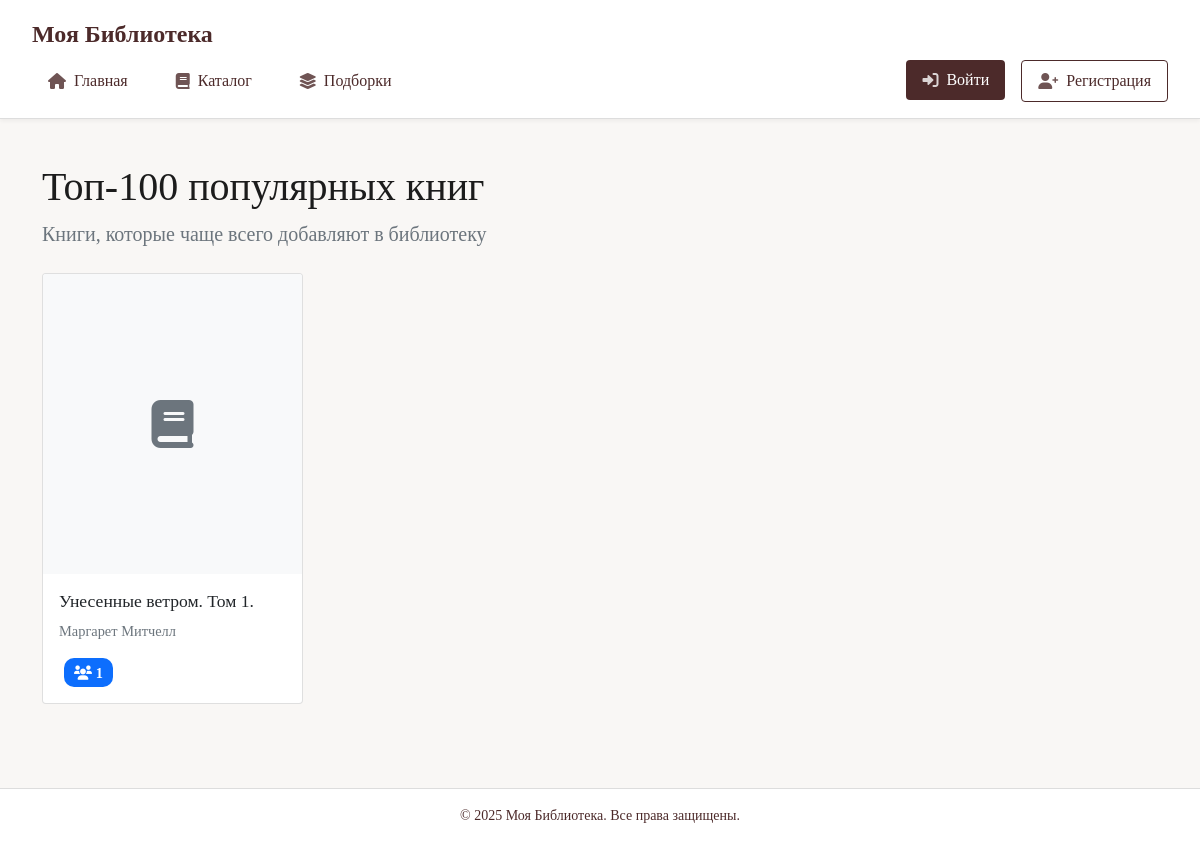
The page /books/collections/popular/ on the database as committed earlier.
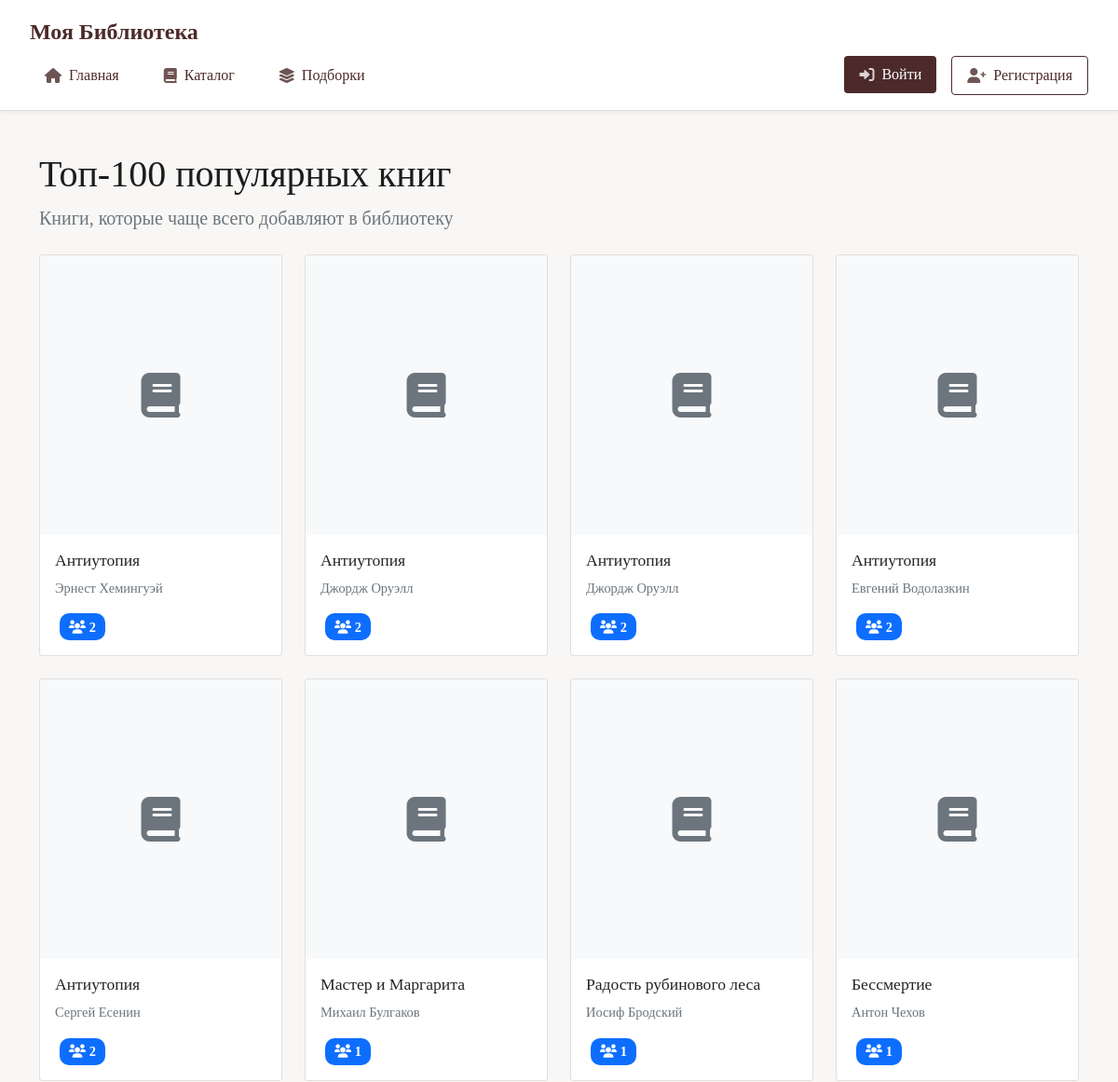
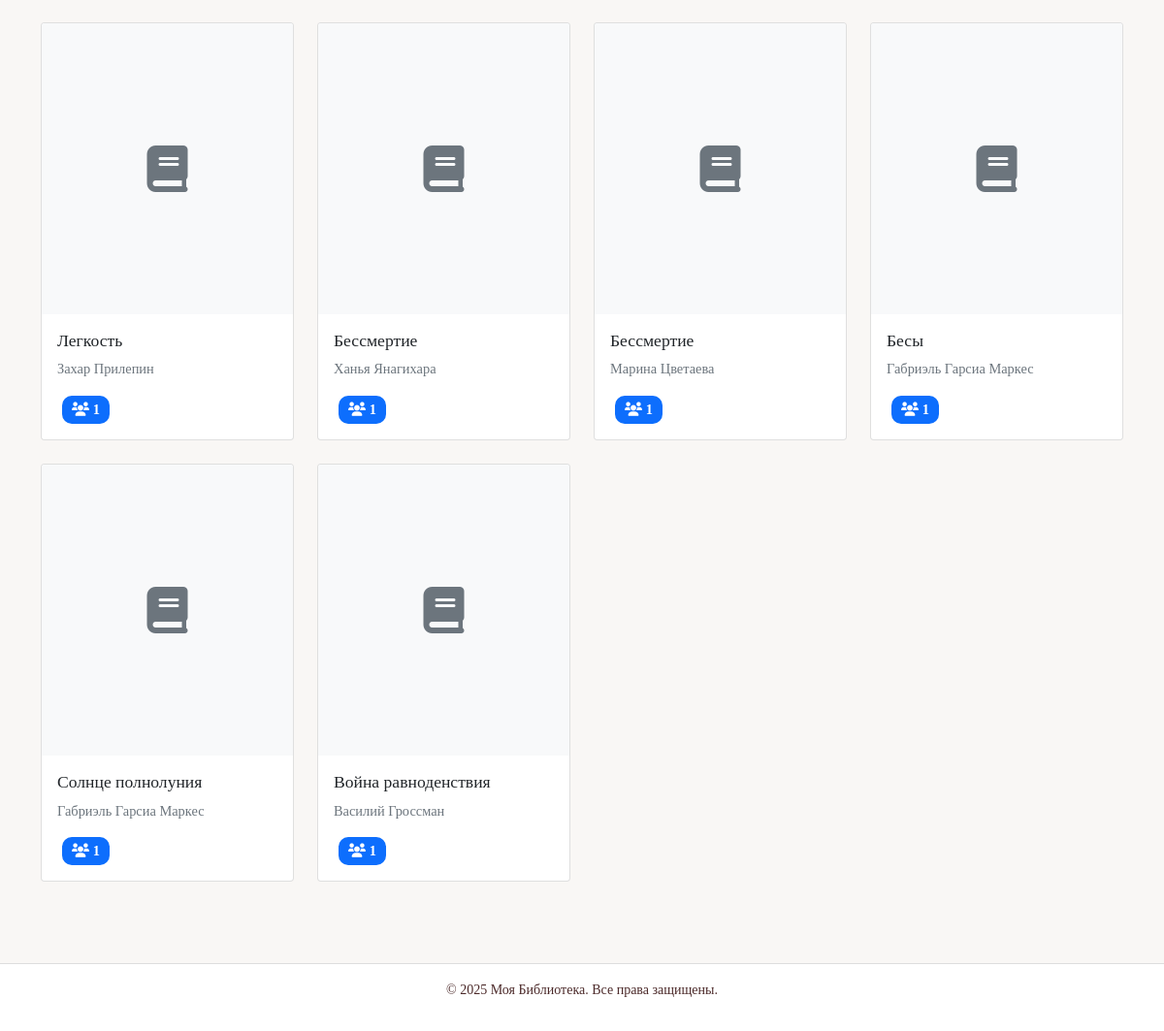
The same page on the database as committed later (2 pictures, top to bottom).
### books/models.py (models this page shows, shortened)
class Book(models.Model):
    GENRE_CHOICES = [
        ("fantasy", "Фэнтези"),
        ("sci_fi", "Фантастика"),
        ("thriller_horror", "Триллеры и хорроры"),
        ("detective", "Детективы"),
        ("romance", "Романтика"),
        ("classic", "Классика"),
        ("prose", "Проза"),
        ("history", "История"),
        ("biography", "Биографии и мемуары"),
        ("psychology", "Психология"),
        ("self_help", "Саморазвитие"),
        ("business", "Бизнес"),
        ("health", "Здоровье"),
        ("young_adult", "Young Adult"),
        ("non_fiction", "Нон-фикшн"),
        ("comics", "Комиксы и графические романы"),
        ("children", "Детям"),
        ("audio", "Аудиокнига"),
        ("drama", "Драма"),
        ("other", "Другое")
    ]
    title = models.CharField(
        max_length=255,
        verbose_name='Название',
        help_text='Обязательное поле. Введите название книги.'
    )
    authors = models.ManyToManyField(
        Author,
        related_name='books',
        verbose_name='Авторы',
        help_text='Обязательное поле. Выберите одного или нескольких авторов.'
    )
    pages = models.PositiveIntegerField(
        verbose_name='Количество страниц',
        help_text='Обязательное поле. Укажите общее количество страниц в книге.',
        default=1  # Значение по умолчанию
    )
    description = models.TextField(
        verbose_name='Описание',
        blank=True,
        help_text='Добавьте описание книги.'
    )
    cover = models.ImageField(
        upload_to='book_covers/',
        null=True,
        blank=True,
        verbose_name='Обложка'
    )
    published_date = models.DateField(
        null=True,
        blank=True,
        verbose_name='Дата публикации'
    )
    genre = models.CharField(
        max_length=50,
        choices=GENRE_CHOICES,
        default='other',
        verbose_name='Жанр'
    )
    world_rating = models.FloatField(
        null=True,
        blank=True,
        verbose_name='Мировой рейтинг'
    )
    site_rating = models.FloatField(
        default=0,
        verbose_name='Рейтинг на сайте'
    )
    isbn = models.CharField(
        max_length=13,
        blank=True,
        null=True,
        verbose_name='ISBN',
        help_text='Международный стандартный книжный номер'
    )
    online_sources = models.JSONField(
        default=dict,
        blank=True,
        verbose_name='Ссылки для чтения',
        help_text='Укажите ссылки на сайты, где можно прочитать книгу онлайн'
    )
    book_id = models.CharField(
        max_length=100,
        unique=True,
        blank=True,
        null=True,
        verbose_name="Внешний ID книги"
    )
    openlibrary_id = models.CharField(
        max_length=100,
        blank=True,
        verbose_name="ID в OpenLibrary"
    )
    is_approved = models.BooleanField(
        default=False,
        verbose_name='Одобрено модератором'
    )
    created_at = models.DateTimeField(
        auto_now_add=True,
        verbose_name='Дата добавления'
    )
    updated_at = models.DateTimeField(
        auto_now=True,
        verbose_name='Дата обновления'
    )
    submitted_by = models.ForeignKey(
        User,
        on_delete=models.SET_NULL,
        null=True,
        related_name='submitted_books',
        verbose_name='Добавил'
    )
    moderation_comment = models.TextField(
        blank=True,
        null=True,
        verbose_name='Комментарий для модератора'
    )
    rejection_reason = models.TextField(
        blank=True,
        null=True,
        verbose_name='Причина отклонения'
    )
    class Meta:
        verbose_name = 'Книга'
        verbose_name_plural = 'Книги'
        ordering = ['-created_at']

class Author(models.Model):
    name = models.CharField(max_length=255, verbose_name="Имя автора")
    birthday = models.DateField(blank=True, null=True, verbose_name="День рождения")
    die = models.DateField(blank=True, null=True, verbose_name="Дата смерти")
    century = models.PositiveIntegerField(verbose_name="Век")
    country = models.CharField(max_length=255, verbose_name="Страна")
    bio = models.TextField(blank=True, null=True, verbose_name="Биография")
    wiki_url = models.URLField(max_length=500, blank=True, null=True, verbose_name="Ссылка на Wikipedia")

### books/views.py (the view)
# urls.py: path('collections/popular/', views.popular_books, name='popular_books'),
def popular_books(request):
    books = Book.objects.filter(
        is_approved=True
    ).annotate(
        readers_count=Count('user_relations', distinct=True)
    ).filter(
        readers_count__gte=1  # Минимум 1 читатель
    ).order_by('-readers_count')[:100]
    context = {
        'books': books,
        'title': 'Топ-100 популярных книг',
        'description': 'Книги, которые чаще всего добавляют в библиотеку'
    }
    return render(request, 'books/collections/books_list.html', context)

### main_admin/context_processors.py (called while the page is built, shortened)
def site_settings(request):
    if not request.path.startswith('/admin/'):
        return {}

### books/templates/books/collections/books_list.html (shortened to what this page needs)
{% extends 'base.html' %}
{% block content %}
<div class="container mt-4">
    <h1>{{ title }}</h1>
    <p class="lead text-muted mb-4">{{ description }}</p>
    {% if books %}
        <div class="row">
            {% for book in books %}
                <div class="col-md-3 mb-4">
                    <div class="card h-100">
                        {% if book.cover %}
                            <img src="{{ book.cover.url }}" class="card-img-top" alt="{{ book.title }}" style="height: 300px; object-fit: cover;">
                        {% else %}
                            <div class="card-img-top bg-light d-flex align-items-center justify-content-center" style="height: 300px;">
                                <i class="fas fa-book fa-3x text-muted"></i>
                            </div>
                        {% endif %}
                        <div class="card-body">
                            <h5 class="card-title">
                                <a href="{% url 'books:detail' book.id %}" class="text-decoration-none text-dark">
                                    {{ book.title }}
                                </a>
                            </h5>
                            <p class="card-text">
                                {% for author in book.authors.all %}
                                    <a href="{% url 'books:author_detail' author.id %}" class="text-muted text-decoration-none">
                                        {{ author.name }}
                                    </a>{% if not forloop.last %}, {% endif %}
                                {% endfor %}
                            </p>
                            <div class="d-flex justify-content-between align-items-center">
                                {% if book.readers_count %}
                                    <span class="badge bg-primary">
                                        <i class="fas fa-users"></i> {{ book.readers_count }}
                                    </span>
                                {% endif %}
                            </div>
                        </div>
                    </div>
                </div>
            {% endfor %}
        </div>
    {% else %}
        <div class="text-center py-5">
            <i class="fas fa-books fa-4x text-muted mb-3"></i>
            <h3>Книги не найдены</h3>
            <p class="text-muted">В этой подборке пока нет книг</p>
        </div>
    {% endif %}
</div>
{% endblock %}

Rows that differ between the two databases and show on the page:
removed Book: title "Унесенные ветром. Том 1.", readers_count "1"
removed Author: name "Маргарет Митчелл", shown under "Унесенные ветром. Том 1."
added Book: title "Антиутопия", readers_count "2"
added Author: name "Эрнест Хемингуэй", shown under "Антиутопия"
added Book: title "Антиутопия", readers_count "2"
added Author: name "Джордж Оруэлл"
added Book: title "Антиутопия", readers_count "2"
added Book: title "Антиутопия", readers_count "2"
added Author: name "Евгений Водолазкин", shown under "Антиутопия"
added Book: title "Антиутопия", readers_count "2"
added Author: name "Сергей Есенин", shown under "Антиутопия"
added Book: title "Мастер и Маргарита", readers_count "1"
added Author: name "Михаил Булгаков", shown under "Мастер и Маргарита"
added Book: title "Радость рубинового леса", readers_count "1"
added Author: name "Иосиф Бродский", shown under "Радость рубинового леса"
added Book: title "Бессмертие", readers_count "1"
added Author: name "Антон Чехов", shown under "Бессмертие"
added Book: title "Легкость", readers_count "1"
added Author: name "Захар Прилепин", shown under "Легкость"
added Book: title "Бессмертие", readers_count "1"
added Author: name "Ханья Янагихара", shown under "Бессмертие"
added Book: title "Бессмертие", readers_count "1"
added Author: name "Марина Цветаева", shown under "Бессмертие"
added Book: title "Бесы", readers_count "1"
added Author: name "Габриэль Гарсиа Маркес"
added Book: title "Солнце полнолуния", readers_count "1"
added Book: title "Война равноденствия", readers_count "1"
added Author: name "Василий Гроссман", shown under "Война равноденствия"
